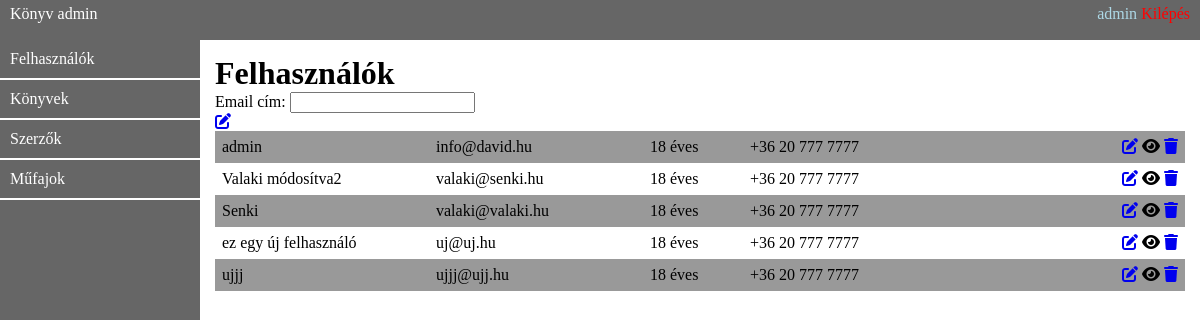
The page / (signed in) on the database its author committed.
### tables this page shows
CREATE TABLE `users` (
  `id` int(11) NOT NULL,
  `name` varchar(255) NOT NULL,
  `password` varchar(100) NOT NULL,
  `right_id` int(11) NOT NULL,
  `email` varchar(150) NOT NULL
);

### library/class.users.php (called while the page is built, shortened)
<?php
    class users {
        public function __construct($connection){
            $this->connection = $connection;
        }
        public function get_list($params=array()){
            $where = '';
            $list = $this->connection->query_array("SELECT * FROM users $where");
            return $list;
        }
    }
?>

### library/class.sql.php (called while the page is built, shortened)
<?php
    class qmysql extends mysqli {
        public function query($query,$resultmode=NULL){
            $res = parent::query($query,$resultmode);
            return $res;
        }
        public function query_array($query){
            $arr = array();
            $res = $this->query($query);
            while($row=$res->fetch_assoc()){
                $arr[] = $row;
            }
            return $arr;
        }
    }
?>

### includes/main.php (the view, shortened to what this page needs)
<h1>Felhasználók</h1>
<?php
if($_SESSION["user_data"]["right_id"] == 1){
    $user = new users($connection);
    $params = array();
    $userList = $user->get_list($params);
?>
<form method="POST" action="?menu=felhasznalo">
    Email cím: <input type="text" name="filter_email">
</form>
    <a href="?menu=felhmod"><i class="fas fa-edit" title="Új felhasználó létrehozása"></i></a>
<div id="list">
    <?php
        if(!empty($userList)){
            foreach($userList as $userItem){
               echo '<div class="grid-row">
                    <div>'.$userItem["name"].'</div>
                    <div>'.$userItem["email"].'</div>
                    <div>18 éves</div>
                    <div>+36 20 777 7777</div>
                    <div class="muvelet">
                        <a href="?menu=felhmod&user_id='.$userItem["id"].'"><i class="fas fa-edit"></i></a>
                        <i class="fas fa-eye"></i>
                        <a href="?menu=felhasznalo&torlendo_felhasznalo_id='.$userItem["id"].'"><i class="fas fa-trash"></i></a>
                    </div>
                </div>';
            }
        } else {
            echo '<p>Nincs találat</p>';
        }
    ?>
</div>
<?php
} else {
    echo 'nincs jogosultságod!';
}
    ?>

### index.php (shortened to what this page needs)
<?php
    $config = array();
    $config["db"]["host"] = '127.0.0.1';
    $config["db"]["user"] = 'root';
    $config["db"]["pass"] = 'chemotox';
    $config["db"]["db"] = 'konyvek';
    include('library/class.sql.php');
    $connection = new qmysql($config["db"]["host"],$config["db"]["user"],$config["db"]["pass"],$config["db"]["db"]);
include('library/class.users.php');
if(isset($_SESSION["user_id"]) && intval($_SESSION["user_id"]) > 0){
    include('includes/index.php');
} else {
    include('includes/login.php');
}
?>

### includes/header.php (shortened to what this page needs)
<!DOCTYPE html>
<html lang="hu">
<head>
    <link rel="stylesheet" type="text/css" href="css/admin.css">
</head>

### includes/index.php
<?php
include('includes/header.php');
?>
<body>
<div id="container">
    <?php include('includes/head.php'); ?>
    <?php include('includes/menu.php'); ?>
    <main>
        <?php
        if(isset($_GET["menu"]) && $_GET["menu"] == 'konyvek'){
            include('includes/konyvek.php');
        } elseif(isset($_GET["menu"]) && $_GET["menu"] == 'szerzok') {
            include('includes/szerzok.php');
        } elseif(isset($_GET["menu"]) && $_GET["menu"] == 'felhmod') {
            include('includes/felhmod.php');
        } elseif(isset($_GET["menu"]) && $_GET["menu"] == 'konyv') {
            include('includes/konyv.php');
        } elseif(isset($_GET["menu"]) && $_GET["menu"] == 'szerzo') {
            include('includes/szerzo.php');
        } elseif(isset($_GET["menu"]) && $_GET["menu"] == 'mufajok') {
            include('includes/mufajok.php');
        } elseif(isset($_GET["menu"]) && $_GET["menu"] == 'mufaj') {
            include('includes/mufaj.php');
        } elseif(isset($_GET["menu"]) && $_GET["menu"] == 'szerzoimport') {
            include('includes/szerzoimport.php');
        } else {
            include('includes/main.php');
        }
        ?>
    </main>
</div>
</body>
</html>

### includes/head.php
<header>
    <span>Könyv admin</span>
    <span class="header-right">
				<span><?=$_SESSION["user_data"]["name"]?></span>
				<a href="?logout=1">Kilépés</a>
			</span>
</header>

### includes/menu.php
<nav>
    <?php
        if($_SESSION["user_data"]["right_id"] == USER_RIGHT_ID_ADMIN){
            echo '<a href="?menu=felhasznalo">Felhasználók</a>';
        }
    ?>
    <a href="?menu=konyvek">Könyvek</a>
    <?php
        if($_SESSION["user_data"]["right_id"] == 1){
            echo '<a href="?menu=szerzok">Szerzők</a>
            <a href="?menu=mufajok">Műfajok</a>';
        }
    ?>
</nav>

### css/admin.css (style rules this page uses)
* { box-sizing: border-box; }
html,body { margin: 0; padding: 0; height: 100%; }
#container { display: grid; grid-template-columns: 200px 1fr; grid-template-rows: 40px 1fr; min-height: 100%; height: 100%; }
header { background-color: #666666; grid-column-start: 1; grid-column-end: 3; grid-row-start: 1; grid-row-end: 2; padding-left: 10px; padding-top: 5px; padding-right: 10px; color: white; }
.header-right { float: right; color: lightblue; }
.header-right a { color: red; text-decoration: none; }
nav { grid-column-start: 1; grid-column-end: 2; grid-row-start: 2; grid-row-end: 3; background-color: #666666; }
nav a { display: block; color: white; text-decoration: none; padding: 10px; border-bottom: 2px solid white; }
main { grid-column-start: 2; grid-column-end: 3; grid-row-start: 2; grid-row-end: 3; padding: 15px; }
h1 { margin: 0; padding: 0; }
.grid-row:nth-child(odd) { background-color: #999; }
.grid-row { display: grid; grid-template-columns: 1fr 1fr 100px 1fr 1fr; padding: 7px; }
.muvelet { text-align: right; }

### rows shown on the page
users: name "admin", email "info@david.hu"
users: name "Valaki módosítva2", email "valaki@senki.hu"
users: name "Senki", email "valaki@valaki.hu"
users: name "ez egy új felhasználó", email "uj@uj.hu"
users: name "ujjj", email "ujjj@ujj.hu"

### other values the page prints
$_SESSION["user_data"]["name"] "admin"
